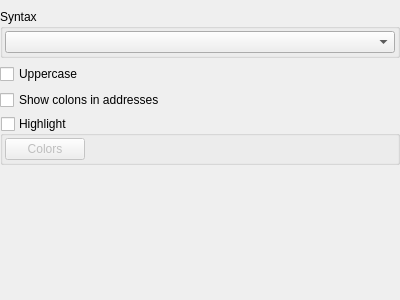
<?xml version="1.0" encoding="UTF-8"?>
<ui version="4.0">
 <class>XDisasmViewOptionsWidget</class>
 <widget class="QWidget" name="XDisasmViewOptionsWidget">
  <property name="geometry">
   <rect>
    <x>0</x>
    <y>0</y>
    <width>400</width>
    <height>300</height>
   </rect>
  </property>
  <property name="windowTitle">
   <string notr="true"/>
  </property>
  <layout class="QVBoxLayout" name="verticalLayout">
   <property name="leftMargin">
    <number>0</number>
   </property>
   <property name="topMargin">
    <number>0</number>
   </property>
   <property name="rightMargin">
    <number>0</number>
   </property>
   <property name="bottomMargin">
    <number>0</number>
   </property>
   <item>
    <widget class="QScrollArea" name="scrollArea">
     <property name="frameShape">
      <enum>QFrame::NoFrame</enum>
     </property>
     <property name="frameShadow">
      <enum>QFrame::Plain</enum>
     </property>
     <property name="widgetResizable">
      <bool>true</bool>
     </property>
     <widget class="QWidget" name="scrollAreaWidgetContentsDisasm">
      <property name="geometry">
       <rect>
        <x>0</x>
        <y>0</y>
        <width>400</width>
        <height>300</height>
       </rect>
      </property>
      <layout class="QVBoxLayout" name="verticalLayout_2">
       <property name="leftMargin">
        <number>0</number>
       </property>
       <property name="rightMargin">
        <number>0</number>
       </property>
       <property name="bottomMargin">
        <number>0</number>
       </property>
       <item>
        <widget class="QGroupBox" name="groupBoxDisasmSyntax">
         <property name="title">
          <string>Syntax</string>
         </property>
         <layout class="QHBoxLayout" name="horizontalLayout_2">
          <property name="leftMargin">
           <number>2</number>
          </property>
          <property name="topMargin">
           <number>2</number>
          </property>
          <property name="rightMargin">
           <number>2</number>
          </property>
          <property name="bottomMargin">
           <number>2</number>
          </property>
          <item>
           <widget class="QComboBox" name="comboBoxDisasmSyntax"/>
          </item>
         </layout>
        </widget>
       </item>
       <item>
        <widget class="QCheckBox" name="checkBoxDisasmUppercase">
         <property name="text">
          <string>Uppercase</string>
         </property>
        </widget>
       </item>
       <item>
        <widget class="QCheckBox" name="checkBoxDisasmLocationColon">
         <property name="text">
          <string>Show colons in addresses</string>
         </property>
        </widget>
       </item>
       <item>
        <widget class="QGroupBox" name="groupBoxDisasmHighlight">
         <property name="title">
          <string>Highlight</string>
         </property>
         <property name="checkable">
          <bool>true</bool>
         </property>
         <property name="checked">
          <bool>false</bool>
         </property>
         <layout class="QHBoxLayout" name="horizontalLayout_3">
          <property name="leftMargin">
           <number>2</number>
          </property>
          <property name="topMargin">
           <number>2</number>
          </property>
          <property name="rightMargin">
           <number>2</number>
          </property>
          <property name="bottomMargin">
           <number>2</number>
          </property>
          <item>
           <widget class="QPushButton" name="pushButtonDisasmColors">
            <property name="text">
             <string>Colors</string>
            </property>
           </widget>
          </item>
          <item>
           <spacer name="horizontalSpacer_2">
            <property name="orientation">
             <enum>Qt::Horizontal</enum>
            </property>
            <property name="sizeHint" stdset="0">
             <size>
              <width>294</width>
              <height>20</height>
             </size>
            </property>
           </spacer>
          </item>
         </layout>
        </widget>
       </item>
       <item>
        <spacer name="verticalSpacer">
         <property name="orientation">
          <enum>Qt::Vertical</enum>
         </property>
         <property name="sizeHint" stdset="0">
          <size>
           <width>20</width>
           <height>231</height>
          </size>
         </property>
        </spacer>
       </item>
      </layout>
     </widget>
    </widget>
   </item>
  </layout>
 </widget>
 <resources/>
 <connections/>
</ui>
